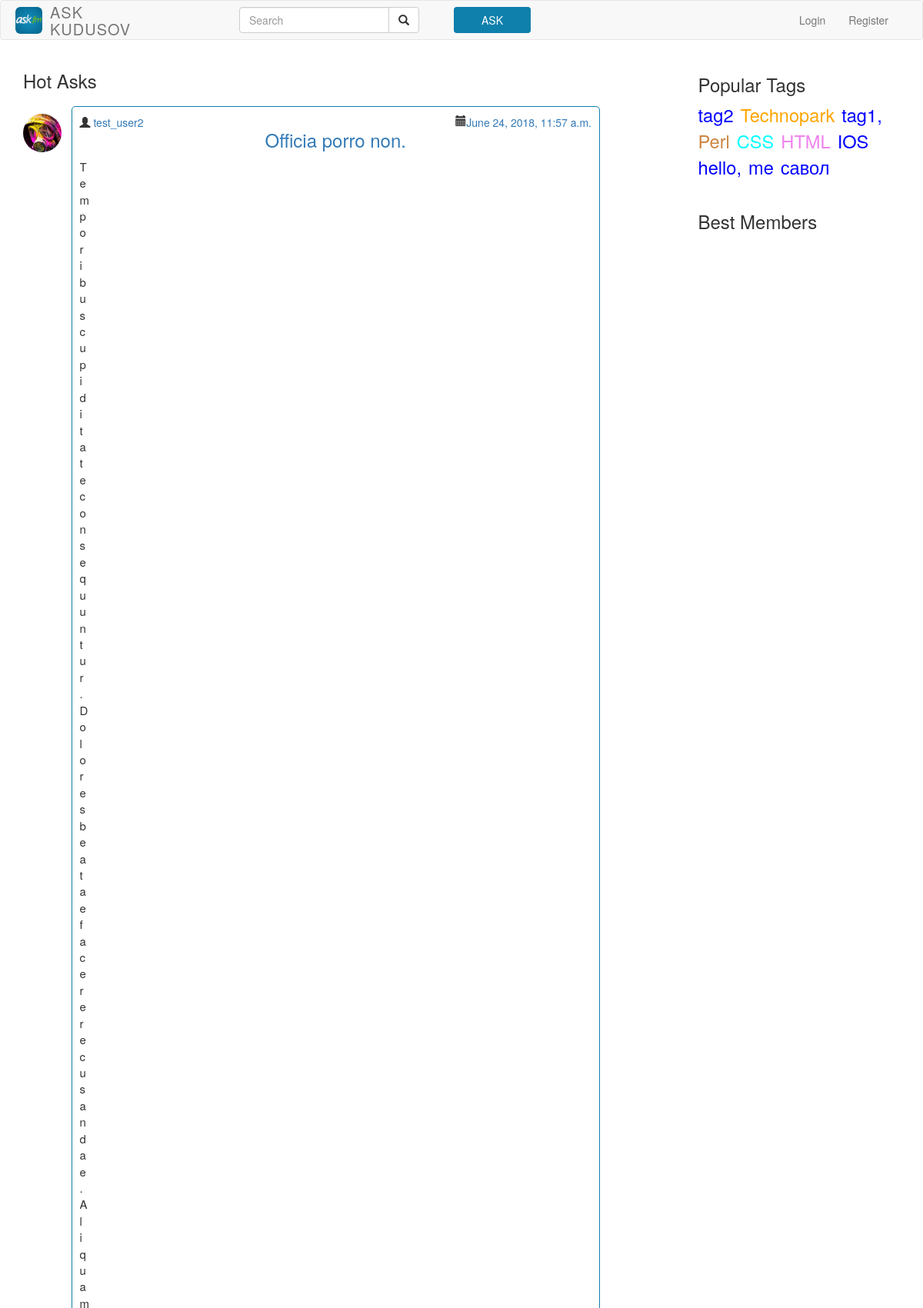
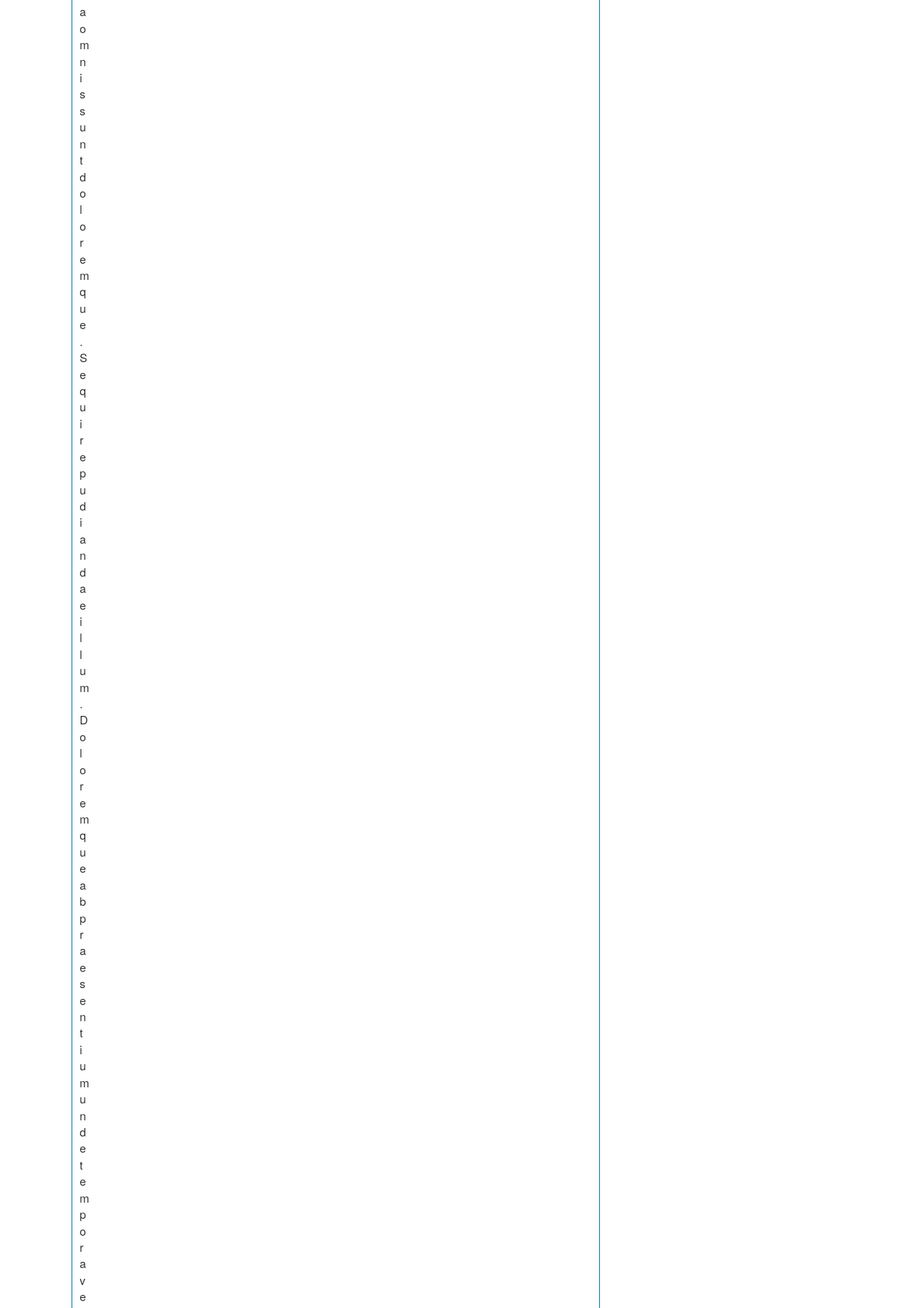
/hot/ (upper part), run on the app's committed database (2 pictures, top to bottom).
### ask/models.py (models this page shows)
class UniversalQuestion(models.Model):
    TYPES = (
        ('Q', 'Question'),
        ('A', 'Answer'),
        ('P', 'QuestionPoll'),
    )
    title = models.CharField(max_length=30)
    text = models.TextField()
    author = models.ForeignKey(Profile, on_delete=models.CASCADE)
    created_date = models.DateTimeField(default=timezone.now)
    tags = models.ManyToManyField(Tag)
    likes = models.IntegerField(default=0)
    parent = models.ForeignKey('self', null=True, on_delete=models.CASCADE)
    type = models.CharField(max_length=1, choices=TYPES)
    objects = UniversalQuestionManager()
    class Meta:
        ordering = ['-created_date']
    def get_answers(self):
        return UniversalQuestion.objects.filter(parent=self)
    def get_url(self):
        if self.type == 'Q':
            return '/question/{question_id}'.format(question_id=self.id)
        elif self.type == 'A':
            return '/question/{question_id}'.format(question_id=self.parent.id)
        else:
            return '/poll/{poll_id}'.format(poll_id=self.id)

class Profile(models.Model):
    user = models.OneToOneField(User, on_delete=models.CASCADE)
    avatar = models.ImageField(upload_to='uploads')

class Tag(models.Model):
    title = models.CharField(max_length=20)
    color = models.CharField(max_length=20, default='blue')
    objects = TagManager()
    def get_url(self):
        return '/tag/{tag_title}'.format(tag_title=self.title)

### ask/views.py (the view)
    def decorator(request, *args, **kwargs):
        faker = Faker()
        popular_tags = Tag.objects.get_popular()
        best_members = [faker.name() for _ in range(5)]
        kwargs['best_members'] = best_members
        kwargs['popular_tags'] = popular_tags
        return func(request, *args, **kwargs)

### ask/models.py (called while the page is built)
    def add_question_count(self):
        return self.annotate(questions_count=Count('universalquestion'))

    def order_by_question_count(self):
        return self.add_question_count().order_by('-questions_count')

    def get_popular(self):
        return self.order_by_question_count().all()[:10]

    def get_hot_question(self):
        return self.filter(type='Q').order_by('-likes')

### ask/views.py (called while the page is built)
def base_decorator(func):
    def decorator(request, *args, **kwargs):
        faker = Faker()
        popular_tags = Tag.objects.get_popular()
        best_members = [faker.name() for _ in range(5)]
        kwargs['best_members'] = best_members
        kwargs['popular_tags'] = popular_tags
        return func(request, *args, **kwargs)
    return decorator

def pagination(request, html_page, objects, object_name, objects_count, *args, **kwargs):
    paginator = Paginator(objects, objects_count)
    page = request.GET.get('page')
    try:
        objects = paginator.page(page)
    except PageNotAnInteger:
        objects = paginator.page(1)
    except EmptyPage:
        objects = paginator.page(paginator.num_pages)
    kwargs[object_name] = objects
    kwargs['pagination_list'] = objects
    return render(request, html_page, kwargs)

@base_decorator
def hot(request, *args, **kwargs):
    questions = UniversalQuestion.objects.get_hot_question()
    kwargs['header'] = "Hot Asks"
    return pagination(request, 'hot.html', questions, 'questions', 5, *args, **kwargs)

### templates/hot.html
{% load static %}
{% include "index.html" %}

### templates/base.html (shortened to what this page needs)
<!DOCTYPE html>
<html lang="en">
{% load static %}
  <head>
    <link href="/static/css/bootstrap.min.css" rel="stylesheet">
    <link href="/static/base.css" rel="stylesheet">
  </head>
<body>
<div id = "wrap">
  <nav class="navbar navbar-default navbar-main">
    <div class="container">
      <div class="navbar-header">
        <a class="navbar-brand" href="{% url 'index' %}">
          <img class="logo img-rounded" src="/static/img/logo.jpg"/>
        </a>
        <h3 class="navbar-text">ASK<br>KUDUSOV</h3>
      </div>
      <div class="collapse navbar-collapse" id="bs-example-navbar-collapse-1">
        <div class = "col-sm-4 col-md-4">
          <form class="navbar-form navbar-right">
            <div class="input-group search-area">
                <input type="text" class="form-control" placeholder="Search" name="q">
                <div class="input-group-btn">
                    <button class="btn btn-default" type="submit"><i class="glyphicon glyphicon-search"></i></button>
                </div>
            </div>
          </form>
        </div>
        <div class = "col-sm-2 col-md-2">
          <form class="navbar-form">
            <button type="button" class="btn btn-succes" onclick="location.href = {% url 'ask' %}">ASK</button>
          </form>
        </div>
        <ul class="nav navbar-nav navbar-right">
          {% if user.is_authenticated %}
              <img class = "user-avatar" src = "/static/img/avatar.jpg">
                <li class="dropdown">
                    <a href="#" class="dropdown-toggle user-name" data-toggle="dropdown" role="button" aria-haspopup="true" aria-expanded="false">{{ user.username }}<span class="caret"></span></a>
                    <ul class="dropdown-menu">
                        <li><a href='/me'>Settings</a></li>
                        <li><a href="{% url 'logout' %}">Log out</a></li>
                    </ul>
                </li>
          {% else%}
          <li><a href={% url 'login' %}>Login</a></li>
          <li><a href={% url 'signup' %}>Register</a></li>
          {% endif %}
        </ul>
      </div>
    </div>
  </nav>
  <main>
  <div class = "container">
    <div class = "row">
      <div class = "col-md-8">
        {%block content%}
        {%endblock%}
      </div>
      <div class = "col-md-offset-1 col-md-3">
        <h3 style= "margin-top: 25px; margin-bottom: -10px;">Popular Tags </h3>
        <ul class = "container-fluid top-tags">
          {% for tag in popular_tags %}
            <li class = "top-tags-list"><a style="color: {{ tag.color }};", href="{{ tag.get_url }}">{{ tag.title }}</a></li>
          {% endfor%}
        </ul>
        <h3>Best Members</h3>
      </div>
    </div>
  </div>
  </main>
  </div>
</body>
</html>

### templates/Modules/article2.html (shortened to what this page needs)
<div class="col-sm-1 " style=" float: left; padding-top: 20px; padding-right: 10px; padding-left: 0px;">
    <a href = "/profile/{{ question.author.user.id }}">
        <img class = "avatar" src = "/static/img/avatar.jpg">
    </a>
</div>
<div class="question-frame col-sm-11">
    <div class="coll-sm-3">
        <span class="glyphicon glyphicon-user" aria-hidden="true"></span>
        <span><a href="/profile/{{ question.author.user.id }}">{{ question.author.user }}</a></span>
        <span style="float: right"><a href="#">{{ question.created_date }}</a></span>
        <span class="glyphicon glyphicon-calendar" aria-hidden="true" style="float: right"></span>
    </div>
    <a href="{{ question.get_url }}">
        <h3 style = "margin-top: 0px; text-align: center;"> {{ question.title }}</h3>
    </a>
    {% for quest in question.text %}
        <p class = "question-text" style="margin: 0px">{{ quest }} </p>
    {% endfor %}
</div>

### static/base.css (style rules this page uses)
html, body { height: 100%; }
#wrap { min-height: 100%; }
main { padding-bottom: 60px; }
.logo { width: 35px; height: 35px; margin-top: -7px; margin-right: -25px; margin-left: -10px; }
.navbar-text { float: left; margin-right: 20px; margin-left: 20px; margin-top: 4px; margin-bottom: 1px; font-weight: 200; letter-spacing: 1px; text-transform: uppercase; }
h3.navbar-text { font-size: 20px; }
.btn-succes { background: #0f80ac; width: 100px; color: #fff; }
.question-frame { margin-top:10px; border: 1px solid #0f80ac; border-radius: 5px; padding: 10px; background-color: white; }
.avatar { float: left; max-width: 50px; max-height: 50px; margin-right: 5px; padding: 0px; border-radius: 50%; }
.question-text { font-size: 15px; overflow: hidden; text-overflow: ellipsis; display: -webkit-box; -webkit-line-clamp: 3; -webkit-box-orient: vertical; }
.top-tags { margin-left: -10px; list-style: none; display: inline; }
.top-tags-list { display: inline; font-size: 130%; }
.top-tags-list a { margin-right: 5px; font-size:130%; display: inline; }

### data on the page
UniversalQuestion: author.user "test_user2", created_date "June 24, 2018, 11:57 a.m.", title "Officia porro non.", text "T" "e" "m" "p" "o" "r" "i" "b" "u" "s" "c" "u" "p" "i" "d" "i" "t" "a" "t" "e" "c" "o" "n" "s" "e" "q" "u" "u" "n" "t" "u" "r" "." "D" "o" "l" "o" "r" "e" "s" "b" "e" "a" "t" "a" "e" "f" "a" "c" "e" "r" "e" "r" "e" "c" "u" "s" "a" "n" "d" "a" "e" "." "A" "l" "i" "q" "u" "a" "m" "a" "o" "m" "n" "i" "s" "s" "u" "n" "t" "d" "o" "l" "o" "r" "e" "m" "q" "u" "e" "." "S" "e" "q" "u" "i" "r" "e" "p" "u" "d" "i" "a" "n" "d" "a" "e" "i" "l" "l" "u" "m" "." "D" "o" "l" "o" "r" "e" "m" "q" "u" "e" "a" "b" "p" "r" "a" "e" "s" "e" "n" "t" "i" "u" "m" "u" "n" "d" "e" "t" "e" "m" "p" "o" "r" "a" "v" "e"
Tag: title "tag2"
Tag: title "Technopark"
Tag: title "tag1,"
Tag: title "Perl"
Tag: title "CSS"
Tag: title "HTML"
Tag: title "IOS"
Tag: title "hello,"
Tag: title "me"
Tag: title "савол"

### other printed values
{{ header }} "Hot Asks"
